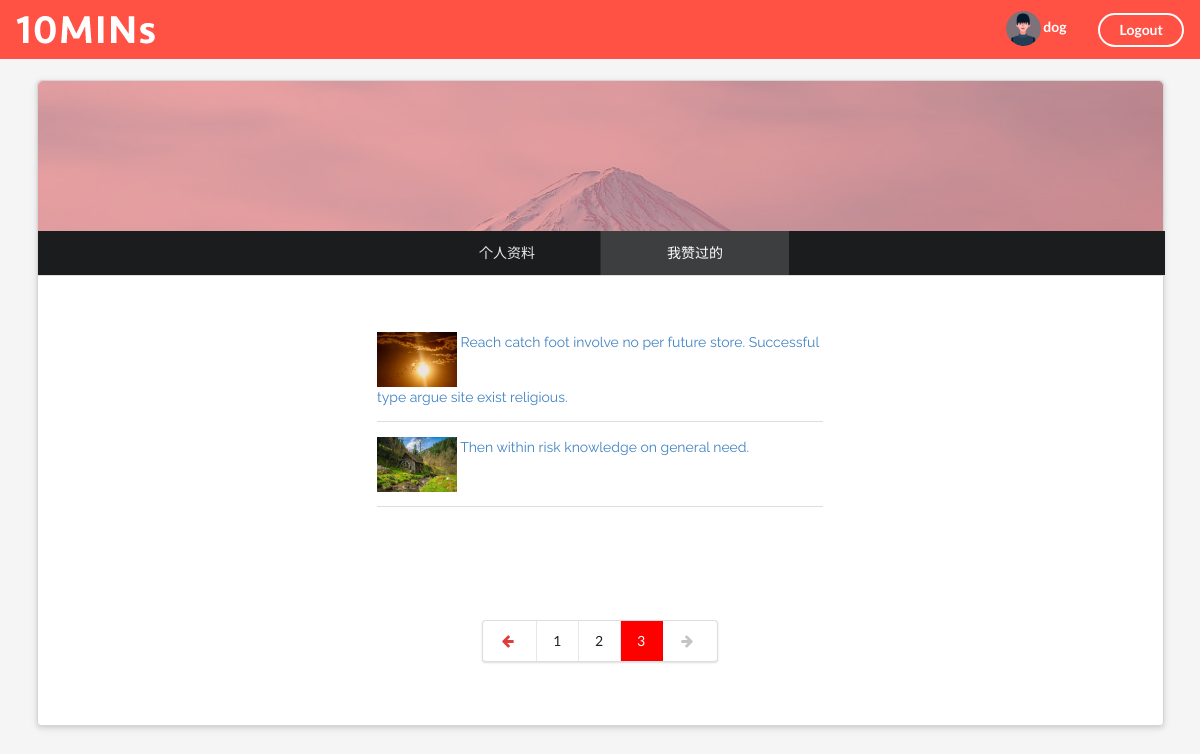
The app's page /collection?page=3 (signed in) with its own data.
### firstapp/models.py (models this page shows, shortened)
class UserProfile(models.Model):
    belong_to = models.OneToOneField(
        to=User, related_name='profile', on_delete=models.CASCADE)
    name = models.CharField(null=True, blank=True, max_length=100)
    avatar = models.ImageField(
        null=True, blank=True, upload_to='profile_image')
    SEX_CHOICE = (
        ('男', '男'),
        ('女', '女'),
    )
    sex = models.CharField(
        choices=SEX_CHOICE, max_length=10, null=True, blank=True)

class Article(models.Model):
    title = models.CharField(max_length=500)
    img = models.CharField(null=True, blank=True, max_length=250)
    content = models.TextField(null=True, blank=True)
    views = models.IntegerField(default=0)
    likes = models.IntegerField(default=0)
    createtime = models.DateField(auto_now=True)

### firstapp/views.py (the view)
# urls.py: path('collection', collection, name='collection'),
def collection(request):
    if request.user.is_authenticated:
        context = {}
        like_ticket_articles = Ticket.objects.filter(
            choice='like', voter=request.user)
        article_like_list = [ticket.article for ticket in like_ticket_articles]
        page_robot = Paginator(article_like_list, 3)
        page_num = request.GET.get('page')
        try:
            article_like_list = page_robot.page(page_num)
        except EmptyPage:
            article_like_list = page_robot.page(page_robot.num_pages)
        except PageNotAnInteger:
            article_like_list = page_robot.page(1)
        context['article_like_list'] = article_like_list
        return render(request, 'mycollection.html', context)
    else:
        return redirect(to='index')

### firstapp/templates/mycollection.html (shortened to what this page needs)
<!DOCTYPE html>
{% load staticfiles %}
<html>
<head>
    <link rel="stylesheet" href="{% static 'css/semantic.css' %}" media="screen" title="no title" charset="utf-8">
    <link rel="stylesheet" href="{% static 'css/myinfo.css' %}" media="screen" title="no title">
</head>
    <body>
        <div class="ui inverted top fixed menu borderless red menu">
            <div class="header item">
                <div class="ui image">
                    <a href="{% url 'index' %}">
                        <img src="{% static 'images/tenlogo.png'%}" alt="">
                    </a>
                </div>
            </div>
            <div class="right menu">
                {% if request.user.is_authenticated %}
                <div class="item">
                    <h5 class="ui inverted header">
                        <a href="{% url 'myinfo' %}">
                            <div class="ui mini circular image">
                                {% if request.user.profile.avatar %}
                                    <img src="/upload/{{ request.user.profile.avatar }}" alt="" />
                                {% else %}
                                    <img src="{% static 'images/default.png' %}" alt="" />
                                {% endif %}
                            </div>
                        </a>
                        {% if request.user.profile.name %}
                            <span>{{ request.user.profile.name }}</span>
                        {% else %}
                            <span>{{ request.user.username }}</span>
                        {% endif %}
                        </h5>
                </div>
                <div class="item">
                    <a href="{% url 'logout' %}" class="ui inverted circular button">Logout</a>
                </div>
                {% endif %}
            </div>
        </div>
        <div class="ui  raised container segments">
            <div class="ui head basic segment" style="background-image: url('{% static 'images/bg.png' %}');">
            </div>
            <div class="ui bottom inverted  six item attached menu">
                <div class="item">
                    <a href="{% url 'myinfo' %}">
                    个人资料
                    </a>
                </div>
                <div class="active item">
                    我赞过的
                </div>
            </div>
            <div class="ui butt segment">
                <div class="ui basic very padded segment container info" style="width:530px;">
                    {% for article in article_like_list %}
                        <a href="{% url 'detail' article.id %}">
                            <img class="ui top aligned tiny image" src="{{ article.img }}" style="width:80px;height:55px;">
                            <span>{{ article.title }}</span>
                        </a>
                        <div class="ui divider"></div>
                    {% endfor %}
                </div>
                <div class="ui center aligned very padded vertical segment container">
                    <div class="ui pagination menu">
                        {% if article_like_list.has_previous %}
                            <a href="?page={{ article_like_list.previous_page_number }}" class="item">
                                <i class="icon red left arrow"></i>
                            </a>
                        {% else %}
                            <a href="?page={{ article_like_list.start_index }}" class="disabled item">
                                <i class="icon left arrow"></i>
                            </a>
                        {% endif %}
                        {% for page_number in article_like_list.paginator.page_range %}
                            {% ifequal page_number article_like_list.number  %}
                                <a href="?page={{ page_number }}" class="active item" style="background-color:red; color:white">
                                    {{ page_number }}
                                </a>
                            {% else %}
                                <a href="?page={{ page_number }}" class="item">
                                    {{ page_number }}
                                </a>
                            {% endifequal %}
                        {% endfor %}
                        {% if article_like_list.has_next %}
                            <a href="?page={{ article_like_list.next_page_number }}" class="item">
                                <i class="icon red right arrow"></i>
                            </a>
                        {% else %}
                            <a href="?page={{ article_like_list.end_index }}" class="disabled item">
                                <i class="icon right arrow"></i>
                            </a>
                        {% endif %}
                    </div>
                </div>
            </div>
        </div>
    </body>
</html>

### firstapp/static/css/myinfo.css (style rules this page uses)
body { background-color: rgb(245, 245, 245); font-family: 'Raleway', sans-serif; }
.ui.inverted.top.fixed.menu.borderless.red.menu { background-color: #ff5144; }
.ui.raised.container.segments { margin-top: 80px; }
.ui.head.basic.segment { background-image: url('images/bg.png'); background-repeat: no-repeat; background-size: cover; height:150px; }
.ui.butt.segment { height:450px; }

### records on screen
Article: img (picture), title "Reach catch foot involve no per future store. Successful type argue site exist religious."
Article: img (picture), title "Then within risk knowledge on general need."

### other values on screen
{{ request.user.profile.name }} "dog"
{{ page_number }} "1" "2"
{{ page_number }} "3"
